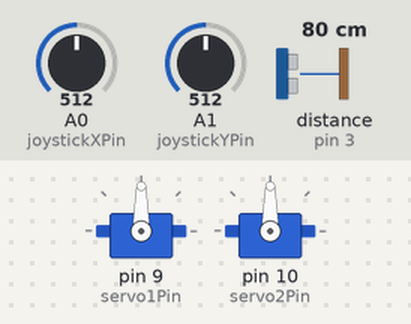
The sketch below on a simulated Arduino Uno, built with avr-gcc and run on an emulated ATmega328P. Parts: 2 × servo. Wiring (inferred from the names in the program): ultrasonic range finder: trigger pin 2; echo pin 3. Inputs (shaded band) come from the test bench; at power-on: A0 (joystickXPin) = 512, A1 (joystickYPin) = 512, distance to the obstacle (sensor on pin 3) 80 cm. The echo pulse lasts 58.3 µs per cm; what the sketch prints to the serial monitor is not drawn.

Above: at 1.2 s.
1.3 s: A0 (joystickXPin) set to 716
At 2.4 s:
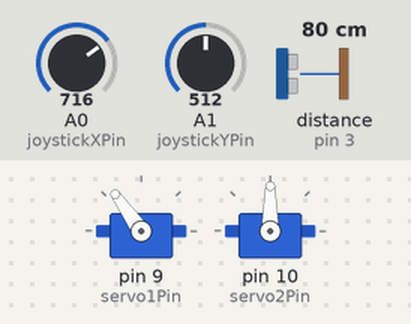
2.8 s: A1 (joystickYPin) set to 716
At 3.6 s:
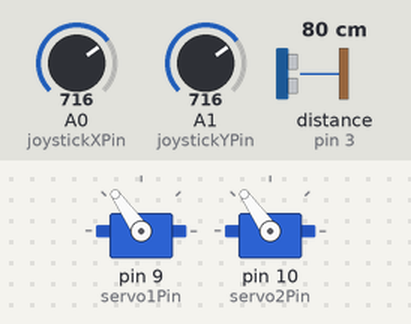
4.3 s: A0 (joystickXPin) set to 900
At 4.9 s:
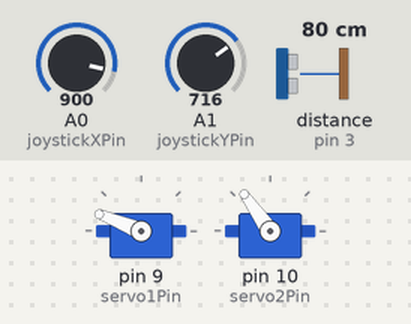
5.8 s: A1 (joystickYPin) set to 900
At 6.1 s:
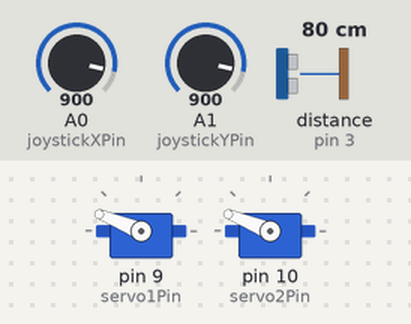
7.3 s: A0 (joystickXPin) set to 1023
At 8.5 s:
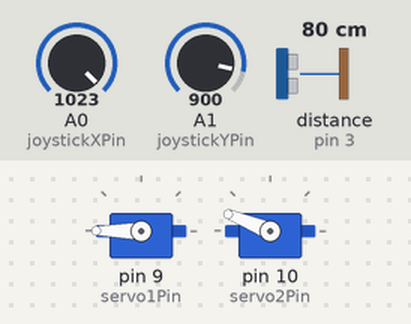
8.8 s: A1 (joystickYPin) set to 1023
At 9.8 s:
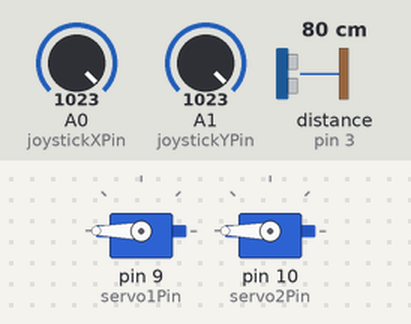
Timing chart, 0 to 11.3 s (numbered marks = the images above; inputs shaded):
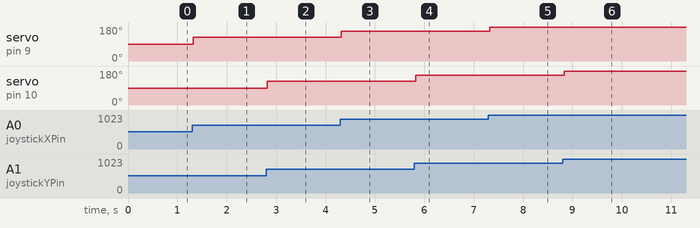

The sketch:

motor-contol-with-joystick.ino
```cpp
#include <Servo.h>

// Define servo objects
Servo servo1;
Servo servo2;

// Joystick pins
const int joystickXPin = A0;  // Analog pin for X-axis
const int joystickYPin = A1;  // Analog pin for Y-axis

// Servo control pins
const int servo1Pin = 9;  // Control pin for servo 1
const int servo2Pin = 10; // Control pin for servo 2

// Ultrasonic sensor pins
const int TRIGGER_PIN = 2;
const int ECHO_PIN = 3;

// Servo limits
const int servoMin = 0;   // Minimum servo position
const int servoMax = 180; // Maximum servo position

// Joystick deadzone
const int joystickDeadzone = 50;

// Default position
const int defaultPosition = 90;

// Distance threshold to stop the servos
const int distanceThreshold = 5; // in centimeters

void setup() {
  // Attach servo objects to the control pins
  servo1.attach(servo1Pin);
  servo2.attach(servo2Pin);

  // Set default position
  servo1.write(defaultPosition);
  servo2.write(defaultPosition);

  // Initialize ultrasonic sensor pins
  pinMode(TRIGGER_PIN, OUTPUT);
  pinMode(ECHO_PIN, INPUT);

  // Initialize serial communication
  Serial.begin(9600);
}

void loop() {
  // Read joystick values
  int joystickXValue = analogRead(joystickXPin);
  int joystickYValue = analogRead(joystickYPin);

  // Map joystick values to servo angles
  int servo1Angle = map(joystickXValue, 0, 1023, servoMin, servoMax);
  int servo2Angle = map(joystickYValue, 0, 1023, servoMin, servoMax);

  // Apply deadzone to the joystick
  if (abs(joystickXValue - 512) < joystickDeadzone) {
    servo1Angle = defaultPosition; // Center position
  }
  if (abs(joystickYValue - 512) < joystickDeadzone) {
    servo2Angle = defaultPosition; // Center position
  }

  // Check the distance from the ultrasonic sensor
  int distance = measureDistance();

  // Stop the servos if the distance is less than or equal to the threshold
  if (distance <= distanceThreshold) {
    servo1.detach();
    servo2.detach();
  } else {
    if (!servo1.attached()) {
      servo1.attach(servo1Pin);
    }
    if (!servo2.attached()) {
      servo2.attach(servo2Pin);
    }
    servo1.write(servo1Angle);
    servo2.write(servo2Angle);
  }
}

int measureDistance() {
  // Trigger the ultrasonic sensor by sending a 10µs pulse
  digitalWrite(TRIGGER_PIN, LOW);
  delayMicroseconds(2);
  digitalWrite(TRIGGER_PIN, HIGH);
  delayMicroseconds(10);
  digitalWrite(TRIGGER_PIN, LOW);

  // Measure the duration of the pulse received by the echo pin
  long duration = pulseIn(ECHO_PIN, HIGH);

  // Calculate the distance in centimeters
  int distance_cm = duration * 0.034 / 2;

  // Print the distance on the serial monitor
  Serial.print("Distance: ");
  Serial.print(distance_cm);
  Serial.println(" cm");

  return distance_cm;
}
```

Measured:
- after the input at 1.3 s, servo on pin 9 (servo1Pin): 90° → 125° at once
- after the input at 2.8 s, servo on pin 10 (servo2Pin): 90° → 125° at once
- after the input at 4.3 s, servo on pin 9 (servo1Pin): 125° → 158° at once
- after the input at 5.8 s, servo on pin 10 (servo2Pin): 125° → 158° at once
- after the input at 7.3 s, servo on pin 9 (servo1Pin): 158° → 180° at once
- after the input at 8.8 s, servo on pin 10 (servo2Pin): 158° → 180° at once
